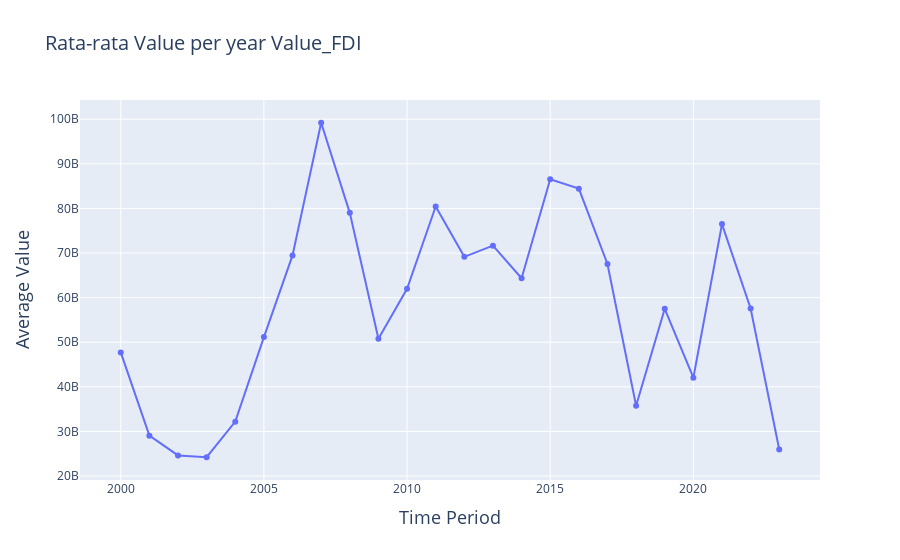
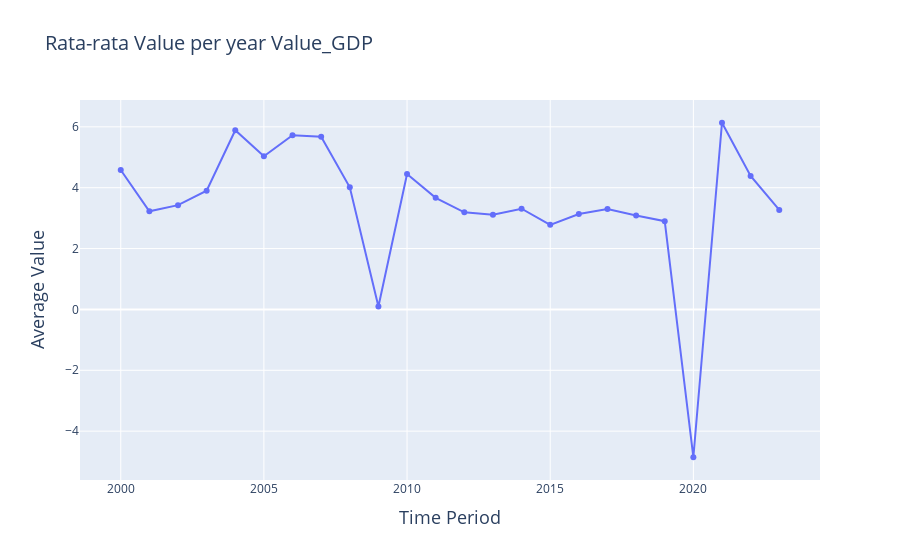
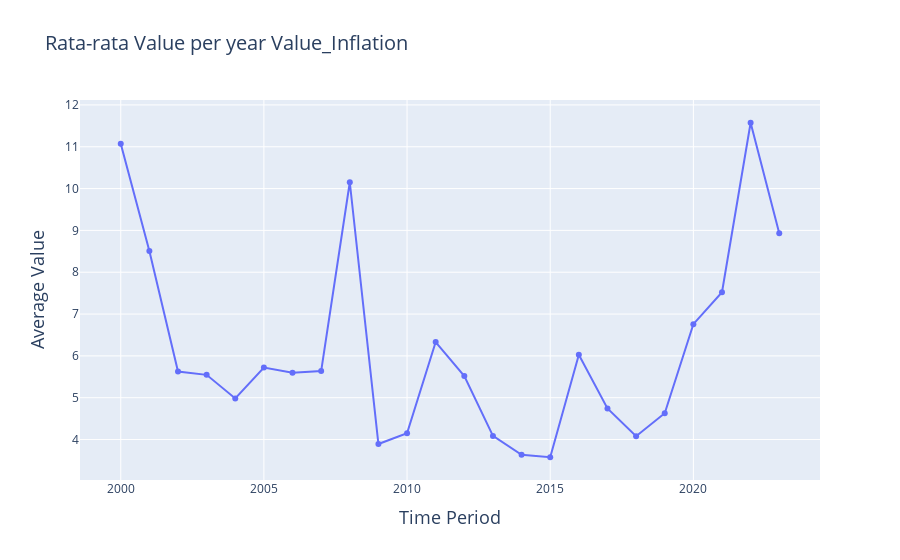
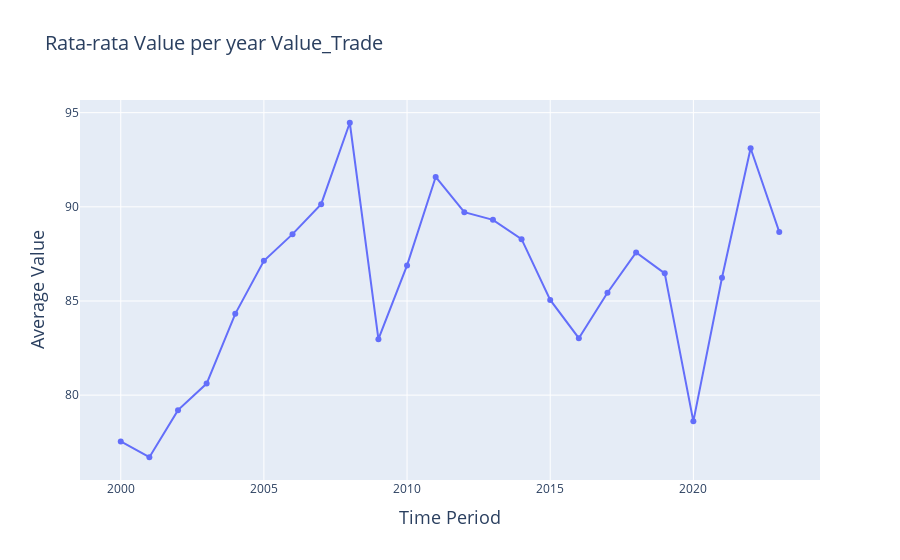

Write notebook code for charts like these, in order.
### Code cell
columns = ['Value_FDI',	'Value_GDP','Value_Inflation',	'Value_Trade',	'Value_Unemployment','Value_WDI']

for cols in columns:
    # Mean Value groupby timeperiod
    mean_values_per_year = merged_df.groupby('Year')[cols].mean().reset_index()

    fig = px.line(mean_values_per_year, 
                x='Year', 
                y=cols,
                markers=True,
                title=f'Rata-rata Value per year {cols}')

    # Menambahkan label sumbu
    fig.update_layout(
        xaxis_title='Time Period',
        yaxis_title='Average Value',
        title_font_size=20,
        xaxis_title_font_size=18,
        yaxis_title_font_size=18
    )

    # Menampilkan chart
    fig.show()

### Figure 1 — Plotly figure (JSON) as saved in the notebook; plotly's stock layout.template omitted (floating-point values rounded to 4 significant figures)
{"data": [{"hovertemplate": "Year=%{x}<br>Value_FDI=%{y}<extra></extra>", "legendgroup": "", "line": {"color": "#636efa", "dash": "solid"}, "marker": {"symbol": "circle"}, "mode": "markers+lines", "name": "", "orientation": "v", "showlegend": false, "type": "scatter", "x": [2000, 2001, 2002, 2003, 2004, 2005, 2006, 2007, 2008, 2009, 2010, 2011, 2012, 2013, 2014, 2015, 2016, 2017, 2018, 2019, 2020, 2021, 2022, 2023], "xaxis": "x", "y": [47710000000.0, 29060000000.0, 24620000000.0, 24210000000.0, 32200000000.0, 51150000000.0, 69450000000.0, 99200000000.0, 79010000000.0, 50760000000.0, 62000000000.0, 80430000000.0, 69140000000.0, 71660000000.0, 64340000000.0, 86530000000.0, 84430000000.0, 67550000000.0, 35750000000.0, 57500000000.0, 42050000000.0, 76480000000.0, 57570000000.0, 25970000000.0], "yaxis": "y"}], "layout": {"legend": {"tracegroupgap": 0}, "title": {"font": {"size": 20}, "text": "Rata-rata Value per year Value_FDI"}, "xaxis": {"anchor": "y", "domain": [0, 1], "title": {"font": {"size": 18}, "text": "Time Period"}}, "yaxis": {"anchor": "x", "domain": [0, 1], "title": {"font": {"size": 18}, "text": "Average Value"}}}}

### Figure 2 — Plotly figure (JSON) as saved in the notebook; plotly's stock layout.template omitted (floating-point values rounded to 4 significant figures)
{"data": [{"hovertemplate": "Year=%{x}<br>Value_GDP=%{y}<extra></extra>", "legendgroup": "", "line": {"color": "#636efa", "dash": "solid"}, "marker": {"symbol": "circle"}, "mode": "markers+lines", "name": "", "orientation": "v", "showlegend": false, "type": "scatter", "x": [2000, 2001, 2002, 2003, 2004, 2005, 2006, 2007, 2008, 2009, 2010, 2011, 2012, 2013, 2014, 2015, 2016, 2017, 2018, 2019, 2020, 2021, 2022, 2023], "xaxis": "x", "y": [4.58, 3.224, 3.426, 3.901, 5.888, 5.033, 5.726, 5.675, 4.012, 0.09753, 4.447, 3.667, 3.193, 3.108, 3.309, 2.781, 3.138, 3.298, 3.084, 2.9, -4.858, 6.134, 4.385, 3.27], "yaxis": "y"}], "layout": {"legend": {"tracegroupgap": 0}, "title": {"font": {"size": 20}, "text": "Rata-rata Value per year Value_GDP"}, "xaxis": {"anchor": "y", "domain": [0, 1], "title": {"font": {"size": 18}, "text": "Time Period"}}, "yaxis": {"anchor": "x", "domain": [0, 1], "title": {"font": {"size": 18}, "text": "Average Value"}}}}

### Figure 3 — Plotly figure (JSON) as saved in the notebook; plotly's stock layout.template omitted (floating-point values rounded to 4 significant figures)
{"data": [{"hovertemplate": "Year=%{x}<br>Value_Inflation=%{y}<extra></extra>", "legendgroup": "", "line": {"color": "#636efa", "dash": "solid"}, "marker": {"symbol": "circle"}, "mode": "markers+lines", "name": "", "orientation": "v", "showlegend": false, "type": "scatter", "x": [2000, 2001, 2002, 2003, 2004, 2005, 2006, 2007, 2008, 2009, 2010, 2011, 2012, 2013, 2014, 2015, 2016, 2017, 2018, 2019, 2020, 2021, 2022, 2023], "xaxis": "x", "y": [11.07, 8.509, 5.627, 5.547, 4.983, 5.72, 5.595, 5.637, 10.15, 3.892, 4.149, 6.331, 5.517, 4.086, 3.634, 3.576, 6.026, 4.744, 4.078, 4.628, 6.757, 7.521, 11.57, 8.931], "yaxis": "y"}], "layout": {"legend": {"tracegroupgap": 0}, "title": {"font": {"size": 20}, "text": "Rata-rata Value per year Value_Inflation"}, "xaxis": {"anchor": "y", "domain": [0, 1], "title": {"font": {"size": 18}, "text": "Time Period"}}, "yaxis": {"anchor": "x", "domain": [0, 1], "title": {"font": {"size": 18}, "text": "Average Value"}}}}

### Figure 4 — Plotly figure (JSON) as saved in the notebook; plotly's stock layout.template omitted (floating-point values rounded to 4 significant figures)
{"data": [{"hovertemplate": "Year=%{x}<br>Value_Trade=%{y}<extra></extra>", "legendgroup": "", "line": {"color": "#636efa", "dash": "solid"}, "marker": {"symbol": "circle"}, "mode": "markers+lines", "name": "", "orientation": "v", "showlegend": false, "type": "scatter", "x": [2000, 2001, 2002, 2003, 2004, 2005, 2006, 2007, 2008, 2009, 2010, 2011, 2012, 2013, 2014, 2015, 2016, 2017, 2018, 2019, 2020, 2021, 2022, 2023], "xaxis": "x", "y": [77.54, 76.7, 79.2, 80.61, 84.32, 87.13, 88.55, 90.14, 94.46, 82.97, 86.89, 91.59, 89.72, 89.31, 88.28, 85.06, 83.02, 85.44, 87.58, 86.47, 78.61, 86.23, 93.11, 88.67], "yaxis": "y"}], "layout": {"legend": {"tracegroupgap": 0}, "title": {"font": {"size": 20}, "text": "Rata-rata Value per year Value_Trade"}, "xaxis": {"anchor": "y", "domain": [0, 1], "title": {"font": {"size": 18}, "text": "Time Period"}}, "yaxis": {"anchor": "x", "domain": [0, 1], "title": {"font": {"size": 18}, "text": "Average Value"}}}}
